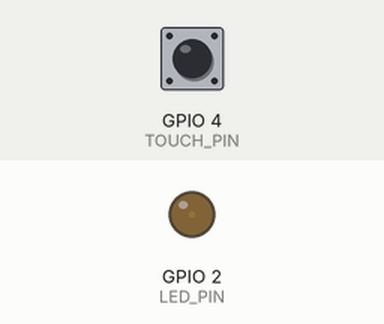
Simulated run of this sketch. Board: ESP32. On the bench: output pins drawn as LEDs (lit = HIGH). The inputs (shaded band) are chosen by the test bench; at power-on: GPIO 4 (TOUCH_PIN) HIGH. What the sketch prints to the serial monitor is not drawn.

Above: at 1.05 s.
At 2.15 s:
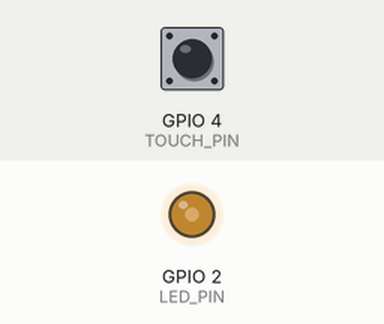
At 3.3 s:
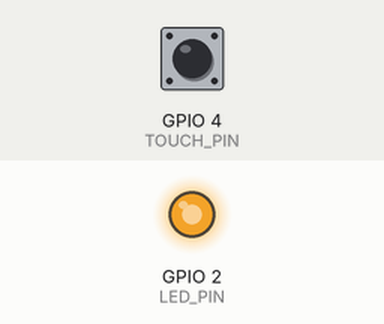
At 5.55 s:
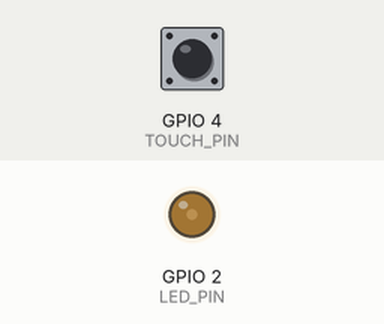
Timing chart, 0 to 7.7 s (numbered marks = the images above):
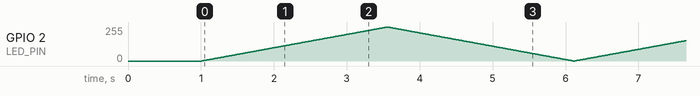

The sketch:

sketch_jul1b.ino
```cpp
// ======== 引脚定义 ========
#define TOUCH_PIN 4   // T0 (GPIO4)
#define LED_PIN   2   // 板载LED (GPIO2)

// ======== 触摸阈值 ========
int threshold = 400;   // 根据串口监视器调整

// ======== 档位相关 ========
int speedLevel = 1;                  // 当前档位 (1,2,3)
const int delayTimes[3] = {20, 10, 5};  // 档位1、2、3对应的每步延时(ms)
// 延时越小，呼吸越快

// ======== 触摸状态变量（用于边缘检测和防抖） ========
bool lastTouchState = false;         // 上一次触摸状态
unsigned long lastTouchTime = 0;     // 上次有效触发时间

// ======== 辅助函数：触摸处理（边沿检测 + 防抖 + 档位切换） ========
void handleTouch() {
  int touchValue = touchRead(TOUCH_PIN);
  bool currentTouch = (touchValue < threshold);

  // 上升沿检测：从未触摸到触摸
  if (currentTouch && !lastTouchState) {
    // 防抖：距离上次触发至少50ms
    if (millis() - lastTouchTime > 50) {
      // 有效触摸，切换档位 1->2->3->1
      speedLevel = (speedLevel % 3) + 1;
      Serial.print("Speed Level: ");
      Serial.println(speedLevel);
      lastTouchTime = millis();    // 更新时间戳
    }
  }
  lastTouchState = currentTouch;    // 更新状态
}

// ======== 初始化 ========
void setup() {
  Serial.begin(115200);
  delay(1000);

  pinMode(LED_PIN, OUTPUT);
  // 初始状态可以熄灭，呼吸循环会立即开始
}

// ======== 主循环（呼吸灯 + 触摸检测） ========
void loop() {
  // ----- 呼吸上升阶段 (0→255) -----
  for (int pwm = 0; pwm < 255; pwm++) {
    analogWrite(LED_PIN, pwm);
    handleTouch();   // 每个PWM步进都检测触摸，保证响应灵敏
    delay(delayTimes[speedLevel - 1]);  // 根据当前档位延时
  }

  // ----- 呼吸下降阶段 (255→0) -----
  for (int pwm = 255; pwm >= 0; pwm--) {
    analogWrite(LED_PIN, pwm);
    handleTouch();
    delay(delayTimes[speedLevel - 1]);
  }
}
```
